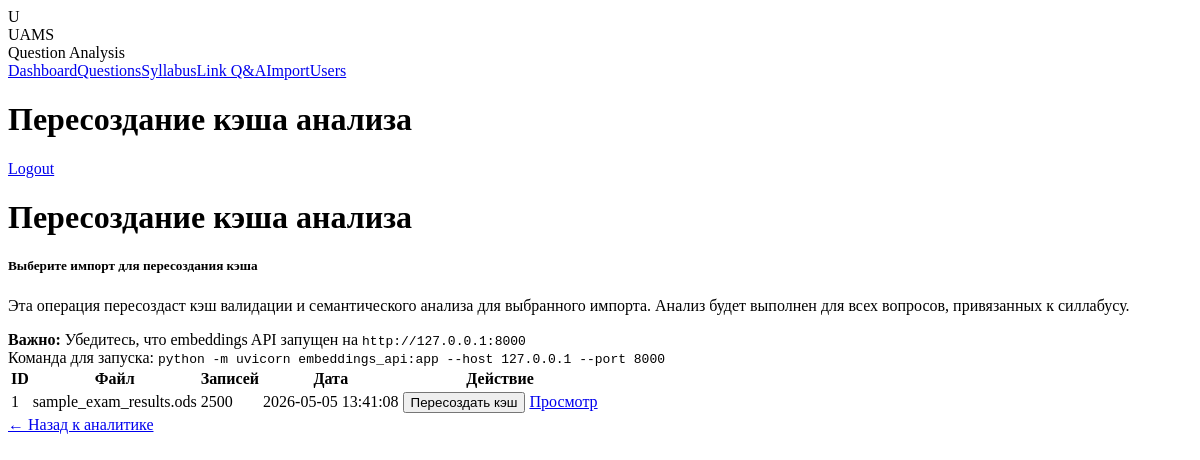
Screenshot of /ai_analytics/rebuild_cache.php (signed in) with the database file from the repository.
### tables this page shows
CREATE TABLE IF NOT EXISTS imports_log (
  import_id INT AUTO_INCREMENT PRIMARY KEY,
  source_filename VARCHAR(255) NOT NULL,
  source_format VARCHAR(30) NOT NULL,
  rows_total INT NOT NULL DEFAULT 0,
  rows_imported INT NOT NULL DEFAULT 0,
  rows_rejected INT NOT NULL DEFAULT 0,
  import_type VARCHAR(80) NOT NULL DEFAULT 'exam_results_upload',
  created_at TIMESTAMP DEFAULT CURRENT_TIMESTAMP
);

### ai_analytics/rebuild_cache.php (the view, shortened to what this page needs)
<?php
require_once __DIR__ . '/../includes/layout.php';
$imports = rows("SELECT import_id, source_filename, rows_imported, created_at FROM imports_log ORDER BY import_id DESC LIMIT 20");
?>
<div class="container-fluid py-4">
    <h1 class="h3 mb-4">Пересоздание кэша анализа</h1>
    <div class="card">
        <div class="card-header">
            <h5 class="mb-0">Выберите импорт для пересоздания кэша</h5>
        </div>
        <div class="card-body">
            <p class="text-muted">
                Эта операция пересоздаст кэш валидации и семантического анализа для выбранного импорта.
                Анализ будет выполнен для всех вопросов, привязанных к силлабусу.
            </p>
            <div class="alert alert-info">
                <strong>Важно:</strong> Убедитесь, что embeddings API запущен на <code>http://127.0.0.1:8000</code>
                <br>Команда для запуска: <code>python -m uvicorn embeddings_api:app --host 127.0.0.1 --port 8000</code>
            </div>
            <table class="table table-hover">
                <thead>
                    <tr>
                        <th>ID</th>
                        <th>Файл</th>
                        <th>Записей</th>
                        <th>Дата</th>
                        <th>Действие</th>
                    </tr>
                </thead>
                <tbody>
                    <?php foreach ($imports as $import): ?>
                        <tr>
                            <td><?= h($import['import_id']) ?></td>
                            <td><?= h($import['source_filename']) ?></td>
                            <td><?= h($import['rows_imported']) ?></td>
                            <td><?= h($import['created_at']) ?></td>
                            <td>
                                <form method="post" style="display: inline;">
                                    <button type="submit" class="btn btn-sm btn-primary"
                                            onclick="return confirm('Пересоздать кэш для импорта #<?= h($import['import_id']) ?>? Это может занять несколько минут.')">
                                        Пересоздать кэш
                                    </button>
                                </form>
                                <a href="index.php?import_id=<?= h($import['import_id']) ?>" class="btn btn-sm btn-outline-secondary">
                                    Просмотр
                                </a>
                            </td>
                        </tr>
                    <?php endforeach; ?>
                </tbody>
            </table>
        </div>
    </div>
    <div class="mt-3">
        <a href="index.php" class="btn btn-secondary">← Назад к аналитике</a>
    </div>
</div>

### ai_analytics/assets/app.css (style rules this page uses)
body { background:var(--bg-secondary); }

### rows the page displays
imports_log: import_id "1", source_filename "sample_exam_results.ods", rows_imported "2500", created_at "2026-05-05 13:41:08"

### other values shown
$title "Пересоздание кэша анализа"
